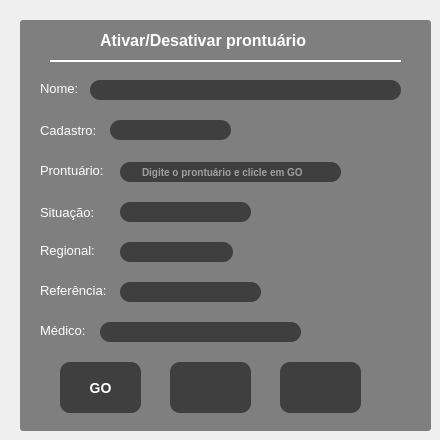
            <widget class="QWidget" name="pageModificar">
             <widget class="QFrame" name="frame_new_user_2">
              <property name="geometry">
               <rect>
                <x>20</x>
                <y>20</y>
                <width>411</width>
                <height>411</height>
               </rect>
              </property>
              <property name="styleSheet">
               <string notr="true">QFrame{
background-color: rgb(127, 127, 127);
 border-radius: 3px;
}</string>
              </property>
              <property name="frameShape">
               <enum>QFrame::StyledPanel</enum>
              </property>
              <property name="frameShadow">
               <enum>QFrame::Raised</enum>
              </property>
              <widget class="QLabel" name="label_name_2">
               <property name="geometry">
                <rect>
                 <x>20</x>
                 <y>62</y>
                 <width>47</width>
                 <height>13</height>
                </rect>
               </property>
               <property name="font">
                <font>
                 <pointsize>10</pointsize>
                 <kerning>true</kerning>
                </font>
               </property>
               <property name="autoFillBackground">
                <bool>false</bool>
               </property>
               <property name="styleSheet">
                <string notr="true">QLabel {
color: rgb(255, 255, 255);
border: 0px;
}</string>
               </property>
               <property name="text">
                <string>Nome:</string>
               </property>
              </widget>
              <widget class="QLineEdit" name="lineEditName_2">
               <property name="geometry">
                <rect>
                 <x>70</x>
                 <y>60</y>
                 <width>311</width>
                 <height>20</height>
                </rect>
               </property>
               <property name="styleSheet">
                <string notr="true">QLineEdit {
background-color: rgb(63, 63, 63);
     border-width: 2px;
     border-radius: 10px;
     border-color: rgb(0, 170, 255);
     font: bold 14px;
     padding-left: 20px;
     padding-right: 20px;
	color: rgb(255, 255, 255)
}</string>
               </property>
               <property name="readOnly">
                <bool>true</bool>
               </property>
              </widget>
              <widget class="QLineEdit" name="lineEditCad_2">
               <property name="geometry">
                <rect>
                 <x>90</x>
                 <y>100</y>
                 <width>121</width>
                 <height>20</height>
                </rect>
               </property>
               <property name="font">
                <font>
                 <pointsize>-1</pointsize>
                 <weight>75</weight>
                 <italic>false</italic>
                 <bold>true</bold>
                </font>
               </property>
               <property name="styleSheet">
                <string notr="true">QLineEdit {
background-color: rgb(63, 63, 63);
     border-width: 2px;
     border-radius: 10px;
     border-color: rgb(0, 170, 255);
     font: bold 10px;
     padding-left: 20px;
     padding-right: 20px;
	color: rgb(255, 255, 255)
}</string>
               </property>
               <property name="readOnly">
                <bool>true</bool>
               </property>
               <property name="placeholderText">
                <string/>
               </property>
              </widget>
              <widget class="QLabel" name="label_10">
               <property name="geometry">
                <rect>
                 <x>20</x>
                 <y>102</y>
                 <width>61</width>
                 <height>16</height>
                </rect>
               </property>
               <property name="font">
                <font>
                 <pointsize>10</pointsize>
                </font>
               </property>
               <property name="styleSheet">
                <string notr="true">QLabel {
color: rgb(255, 255, 255);
border: 0px;
}</string>
               </property>
               <property name="text">
                <string>Cadastro:</string>
               </property>
              </widget>
              <widget class="QLineEdit" name="lineEditPront_2">
               <property name="geometry">
                <rect>
                 <x>100</x>
                 <y>142</y>
                 <width>221</width>
                 <height>20</height>
                </rect>
               </property>
               <property name="font">
                <font>
                 <pointsize>-1</pointsize>
                 <weight>75</weight>
                 <italic>false</italic>
                 <bold>true</bold>
                </font>
               </property>
               <property name="styleSheet">
                <string notr="true">QLineEdit {
background-color: rgb(63, 63, 63);
     border-width: 2px;
     border-radius: 10px;
     border-color: rgb(0, 170, 255);
     font: bold 10px;
     padding-left: 20px;
     padding-right: 20px;
	color: rgb(255, 255, 255)
}</string>
               </property>
               <property name="readOnly">
                <bool>false</bool>
               </property>
               <property name="placeholderText">
                <string>Digite o prontuário e clicle em GO</string>
               </property>
              </widget>
              <widget class="QLabel" name="label_11">
               <property name="geometry">
                <rect>
                 <x>20</x>
                 <y>142</y>
                 <width>71</width>
                 <height>16</height>
                </rect>
               </property>
               <property name="font">
                <font>
                 <pointsize>10</pointsize>
                </font>
               </property>
               <property name="styleSheet">
                <string notr="true">QLabel {
color: rgb(255, 255, 255);
border: 0px;
}</string>
               </property>
               <property name="text">
                <string>Prontuário:</string>
               </property>
              </widget>
              <widget class="QLineEdit" name="lineEditUBS_2">
               <property name="geometry">
                <rect>
                 <x>100</x>
                 <y>182</y>
                 <width>131</width>
                 <height>20</height>
                </rect>
               </property>
               <property name="styleSheet">
                <string notr="true">QLineEdit {
background-color: rgb(63, 63, 63);
     border-width: 2px;
     border-radius: 10px;
     border-color: rgb(0, 170, 255);
     font: bold 14px;
     padding-left: 20px;
     padding-right: 20px;
	color: rgb(255, 255, 255)
}</string>
               </property>
               <property name="readOnly">
                <bool>true</bool>
               </property>
              </widget>
              <widget class="QLabel" name="label_12">
               <property name="geometry">
                <rect>
                 <x>20</x>
                 <y>182</y>
                 <width>61</width>
                 <height>20</height>
                </rect>
               </property>
               <property name="font">
                <font>
                 <pointsize>10</pointsize>
                </font>
               </property>
               <property name="styleSheet">
                <string notr="true">QLabel {
color: rgb(255, 255, 255);
border: 0px;
}</string>
               </property>
               <property name="text">
                <string>Situação:</string>
               </property>
              </widget>
              <widget class="QLineEdit" name="lineEditReg_2">
               <property name="geometry">
                <rect>
                 <x>100</x>
                 <y>222</y>
                 <width>113</width>
                 <height>20</height>
                </rect>
               </property>
               <property name="styleSheet">
                <string notr="true">QLineEdit {
background-color: rgb(63, 63, 63);
     border-width: 2px;
     border-radius: 10px;
     border-color: rgb(0, 170, 255);
     font: bold 14px;
     padding-left: 20px;
     padding-right: 20px;
	color: rgb(255, 255, 255)
}</string>
               </property>
               <property name="readOnly">
                <bool>true</bool>
               </property>
              </widget>
              <widget class="QLabel" name="label_13">
               <property name="geometry">
                <rect>
                 <x>20</x>
                 <y>222</y>
                 <width>61</width>
                 <height>16</height>
                </rect>
               </property>
               <property name="font">
                <font>
                 <pointsize>10</pointsize>
                </font>
               </property>
               <property name="styleSheet">
                <string notr="true">QLabel {
color: rgb(255, 255, 255);
border: 0px;
}</string>
               </property>
               <property name="text">
                <string>Regional:</string>
               </property>
              </widget>
              <widget class="QLineEdit" name="lineEditRef_2">
               <property name="geometry">
                <rect>
                 <x>100</x>
                 <y>262</y>
                 <width>141</width>
                 <height>20</height>
                </rect>
               </property>
               <property name="styleSheet">
                <string notr="true">QLineEdit {
background-color: rgb(63, 63, 63);
     border-width: 2px;
     border-radius: 10px;
     border-color: rgb(0, 170, 255);
     font: bold 14px;
     padding-left: 20px;
     padding-right: 20px;
	color: rgb(255, 255, 255)
}</string>
               </property>
               <property name="readOnly">
                <bool>true</bool>
               </property>
              </widget>
              <widget class="QLabel" name="label_14">
               <property name="geometry">
                <rect>
                 <x>20</x>
                 <y>262</y>
                 <width>71</width>
                 <height>16</height>
                </rect>
               </property>
               <property name="font">
                <font>
                 <pointsize>10</pointsize>
                </font>
               </property>
               <property name="styleSheet">
                <string notr="true">QLabel {
color: rgb(255, 255, 255);
border: 0px;
}</string>
               </property>
               <property name="text">
                <string>Referência:</string>
               </property>
              </widget>
              <widget class="QLineEdit" name="lineEditMed_2">
               <property name="geometry">
                <rect>
                 <x>80</x>
                 <y>302</y>
                 <width>201</width>
                 <height>20</height>
                </rect>
               </property>
               <property name="styleSheet">
                <string notr="true">QLineEdit {
background-color: rgb(63, 63, 63);
     border-width: 2px;
     border-radius: 10px;
     border-color: rgb(0, 170, 255);
     font: bold 14px;
     padding-left: 20px;
     padding-right: 20px;
	color: rgb(255, 255, 255)
}</string>
               </property>
               <property name="readOnly">
                <bool>true</bool>
               </property>
              </widget>
              <widget class="QLabel" name="label_15">
               <property name="geometry">
                <rect>
                 <x>20</x>
                 <y>302</y>
                 <width>51</width>
                 <height>16</height>
                </rect>
               </property>
               <property name="font">
                <font>
                 <pointsize>10</pointsize>
                </font>
               </property>
               <property name="styleSheet">
                <string notr="true">QLabel {
color: rgb(255, 255, 255);
border: 0px;
}</string>
               </property>
               <property name="frameShape">
                <enum>QFrame::NoFrame</enum>
               </property>
               <property name="frameShadow">
                <enum>QFrame::Plain</enum>
               </property>
               <property name="lineWidth">
                <number>0</number>
               </property>
               <property name="text">
                <string>Médico:</string>
               </property>
              </widget>
              <widget class="QPushButton" name="pushButtonADDUser_2">
               <property name="geometry">
                <rect>
                 <x>150</x>
                 <y>342</y>
                 <width>81</width>
                 <height>51</height>
                </rect>
               </property>
               <property name="styleSheet">
                <string notr="true">QPushButton{
background-color: rgb(63, 63, 63);
     border-width: 2px;
     border-radius: 10px;
     border-color: rgb(0, 170, 255);
     font: bold 10px;
     padding-left: 10px;
     padding-right: 10px;
	color: rgb(255, 255, 255);
}
QPushButton:hover {
	background-color:rgb(49, 49, 49);
}</string>
               </property>
               <property name="text">
                <string/>
               </property>
              </widget>
              <widget class="QPushButton" name="pushButtonADDUser_3">
               <property name="geometry">
                <rect>
                 <x>40</x>
                 <y>342</y>
                 <width>81</width>
                 <height>51</height>
                </rect>
               </property>
               <property name="font">
                <font>
                 <pointsize>-1</pointsize>
                 <weight>75</weight>
                 <italic>false</italic>
                 <bold>true</bold>
                </font>
               </property>
               <property name="styleSheet">
                <string notr="true">QPushButton{
background-color: rgb(63, 63, 63);
     border-width: 2px;
     border-radius: 10px;
     border-color: rgb(0, 170, 255);
     font: bold 14px;
     padding-left: 20px;
     padding-right: 20px;
	color: rgb(255, 255, 255);
}
QPushButton:hover {
	background-color:rgb(49, 49, 49);
}</string>
               </property>
               <property name="text">
                <string>GO</string>
               </property>
              </widget>
              <widget class="QPushButton" name="pushButtonADDUser_6">
               <property name="geometry">
                <rect>
                 <x>260</x>
                 <y>342</y>
                 <width>81</width>
                 <height>51</height>
                </rect>
               </property>
               <property name="styleSheet">
                <string notr="true">QPushButton{
background-color: rgb(63, 63, 63);
     border-width: 2px;
     border-radius: 10px;
     border-color: rgb(0, 170, 255);
     font: bold 8px;
     padding-left: 10px;
     padding-right: 10px;
	color: rgb(255, 255, 255);
}
QPushButton:hover {
	background-color:rgb(49, 49, 49);
}</string>
               </property>
               <property name="text">
                <string/>
               </property>
              </widget>
              <widget class="QLabel" name="label_21">
               <property name="geometry">
                <rect>
                 <x>80</x>
                 <y>10</y>
                 <width>231</width>
                 <height>21</height>
                </rect>
               </property>
               <property name="font">
                <font>
                 <pointsize>12</pointsize>
                 <weight>75</weight>
                 <bold>true</bold>
                </font>
               </property>
               <property name="styleSheet">
                <string notr="true">color: rgb(255, 255, 255);</string>
               </property>
               <property name="text">
                <string>Ativar/Desativar prontuário</string>
               </property>
              </widget>
              <widget class="Line" name="line_2">
               <property name="geometry">
                <rect>
                 <x>30</x>
                 <y>40</y>
                 <width>351</width>
                 <height>2</height>
                </rect>
               </property>
               <property name="styleSheet">
                <string notr="true">background-color: rgb(255, 255, 255);</string>
               </property>
               <property name="orientation">
                <enum>Qt::Horizontal</enum>
               </property>
              </widget>
             </widget>
            </widget>
